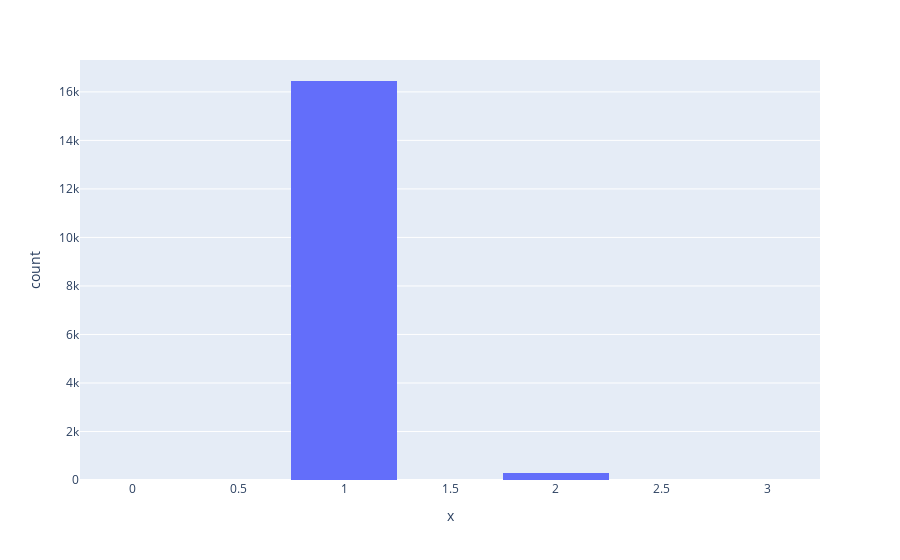

Notebook cell for this chart:
### Code cell
num_imag_freqs = []

for doc in collection.find({'task_label': 'frequency calculation', 'tags.state': 'transition_state'}):
    frequencies = doc['calcs_reversed'][0]['frequencies']
    _num_imag_freqs = len([freq for freq in frequencies if freq < 0])
    num_imag_freqs.append(_num_imag_freqs)

fig = px.histogram(x=num_imag_freqs, nbins=10)
fig.show()

### Figure 1 — Plotly figure (JSON) as saved in the notebook; plotly's stock layout.template omitted (floating-point values rounded to 4 significant figures; data arrays with more than 128 entries replaced by an {"elided": "..."} marker saying what was removed)
{"data": [{"alignmentgroup": "True", "bingroup": "x", "hovertemplate": "x=%{x}<br>count=%{y}<extra></extra>", "legendgroup": "", "marker": {"color": "#636efa", "pattern": {"shape": ""}}, "name": "", "nbinsx": 10, "offsetgroup": "", "orientation": "v", "showlegend": false, "type": "histogram", "x": {"elided": "16746 int values"}, "xaxis": "x", "yaxis": "y"}], "layout": {"barmode": "relative", "legend": {"tracegroupgap": 0}, "margin": {"t": 60}, "xaxis": {"anchor": "y", "domain": [0, 1], "title": {"text": "x"}}, "yaxis": {"anchor": "x", "domain": [0, 1], "title": {"text": "count"}}}}
